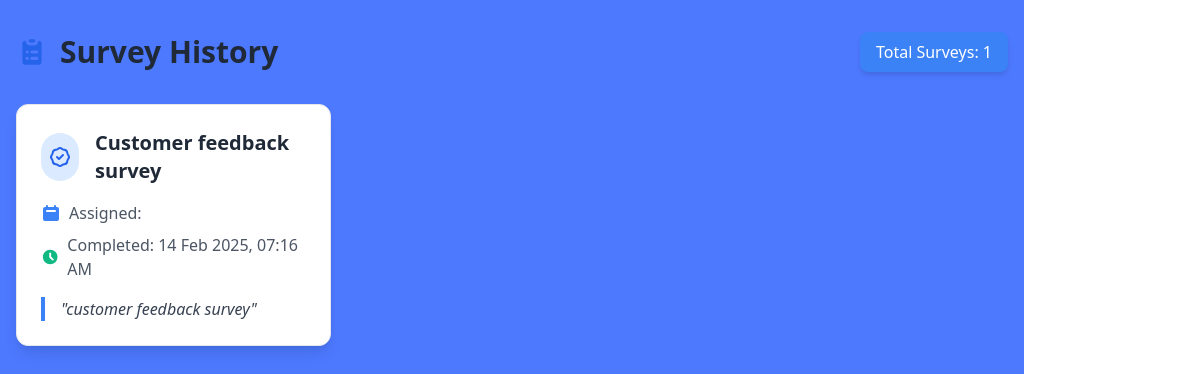
/respondent/survey_history/ (signed in), run on an earlier commit of the app's database.
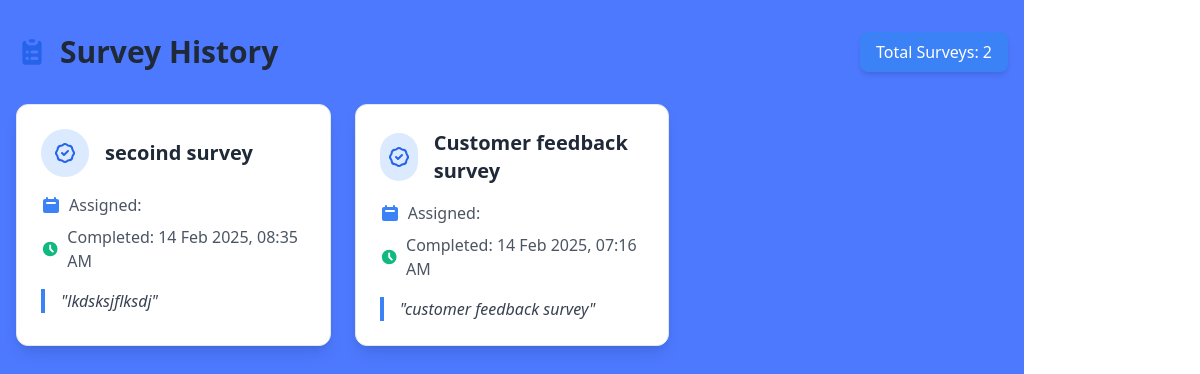
And on a later commit of the database.
### surveys/models.py (models this page shows, shortened)
class Response(models.Model):
    survey = models.ForeignKey(Survey, related_name='responses', on_delete=models.CASCADE)
    user = models.ForeignKey(settings.AUTH_USER_MODEL, related_name='survey_responses', on_delete=models.CASCADE, null=True)
    submitted_at = models.DateTimeField(auto_now_add=True)
    class Meta:
        unique_together = ('survey', 'user')

class Survey(models.Model):
    title = models.CharField(max_length=200)
    description = models.TextField(blank=True, null=True)
    user = models.ForeignKey(
        settings.AUTH_USER_MODEL,
        on_delete=models.CASCADE,
        related_name='surveys',
        null=True  # Allow existing surveys to remain
    )
    created_at = models.DateTimeField(auto_now_add=True)
    updated_at = models.DateTimeField(auto_now=True)
    unique_link = models.CharField(max_length=16, unique=True, blank=True)
    external_link = models.CharField(max_length=16, unique=True, blank=True, null=True)
    max_external_responses = models.PositiveIntegerField(null=True, blank=True)
    external_response_count = models.PositiveIntegerField(default=0)
    is_active = models.BooleanField(default=True)  # New field to track survey activation status
    expiry_datetime = models.DateTimeField(null=True, blank=True)
    is_expired = models.BooleanField(default=False)
    points = models.IntegerField(default=0)

### respondent_app/views.py (the view)
# urls.py: path('survey_history/', survey_history, name='survey_history'),
@login_required
def survey_history(request):
    try:
        respondent = request.user.respondent
        profile_complete = all([
            respondent.mobile,
            respondent.dob,
            respondent.gender,
            respondent.zipcode,
            respondent.education,
            respondent.employment,
            respondent.race
        ])
        if not profile_complete:
            return redirect('respondent_app:complete_profile')
        responses = Response.objects.filter(
            user=request.user
        ).select_related(
            'survey'
        ).order_by('-submitted_at')
        context = {
            'responses': responses
        }
        return render(request, 'respondent_app/survey_history.html', context)
    except Respondent.DoesNotExist:
        return redirect('respondent_app:complete_profile')

### templates/respondent_app/survey_history.html (shortened to what this page needs)
{% extends 'respondent_app/base.html' %}
{% block content %}
<div class="container mx-auto px-4 py-8 bg-blue-50 min-h-screen" style="background-color: #4d79ff;">
    <div class="max-w-7xl mx-auto">
        <div class="flex justify-between items-center mb-8">
            <h1 class="text-3xl font-extrabold text-gray-800 flex items-center">
                Survey History
            </h1>
            <div class="bg-blue-500 text-white px-4 py-2 rounded-lg shadow-md hover:bg-blue-600 transition duration-300">
                Total Surveys: {{ responses.count }}
            </div>
        </div>
        {% if responses %}
        <div class="grid grid-cols-1 md:grid-cols-2 lg:grid-cols-3 gap-6">
            {% for response in responses %}
            <div class="bg-white border border-gray-200 rounded-xl shadow-lg hover:shadow-xl transition-all duration-300 transform hover:-translate-y-2 overflow-hidden">
                <div class="p-6 relative group">
                    <div class="flex items-center mb-4">
                        <div class="w-12 h-12 rounded-full bg-blue-100 flex items-center justify-center mr-4">
                        </div>
                        <h2 class="text-xl font-bold text-gray-800">{{ response.survey.title }}</h2>
                    </div>
                    <div class="space-y-2 text-gray-600 mb-4">
                        <p class="flex items-center">
                            Assigned: {{ response.survey.assigned_at|date:"d M Y, h:i A" }}
                        </p>
                        <p class="flex items-center">
                            <svg xmlns="http://www.w3.org/2000/svg" class="h-5 w-5 mr-2 text-green-500" viewBox="0 0 20 20" fill="currentColor">
                                <path fill-rule="evenodd" d="M10 18a8 8 0 100-16 8 8 0 000 16zm1-12a1 1 0 10-2 0v4a1 1 0 00.293.707l2.828 2.829a1 1 0 101.415-1.415L11 9.586V6z" clip-rule="evenodd" />
                            </svg>
                            Completed: {{ response.submitted_at|date:"d M Y, h:i A" }}
                        </p>
                    </div>
                    <div class="text-gray-700 italic border-l-4 border-blue-500 pl-4">
                        "{{ response.survey.description|truncatechars:100 }}"
                    </div>
                </div>
            </div>
            {% endfor %}
        </div>
        {% endif %}
    </div>
</div>
{% endblock %}

What changed in the data, as far as the page shows it:
added Response: survey "secoind survey", submitted_at "14 Feb 2025, 08:35 AM", survey.description "lkdsksjflksdj"
Also different on the page:
{{ responses.count }}: "1" → "2"
